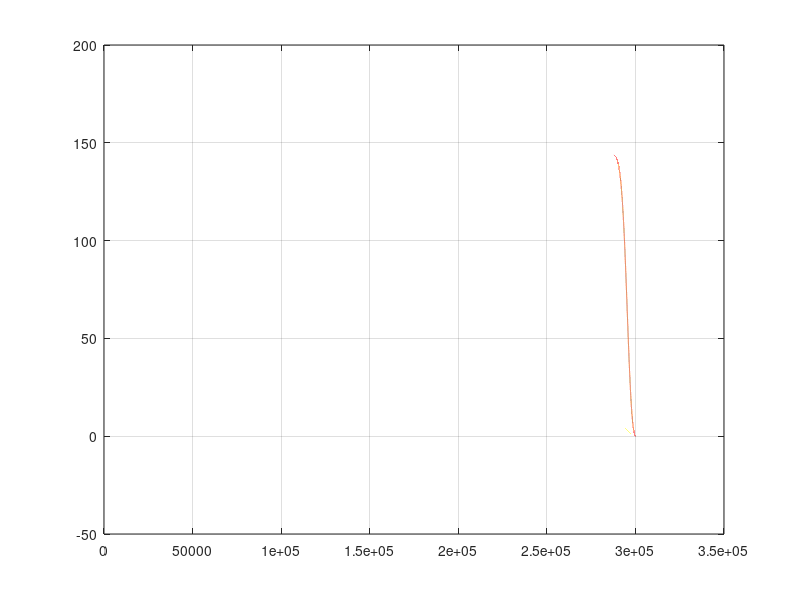

This figure's MATLAB source:
clc; close all; clear all;

A = [-0.313, 56.7 0; -0.0139 -0.426 0; 0 56.7 0];
B = [0.232; 0.0203; 0];
Q = diag([1 1 30]);
R = 1;

K = lqr(A,B,Q,R)

C = [0 0 1];

% asta e fara efect integrator
N = -inv(C*inv(A-B*K)*B)

%% cand introduc efectul integrator calculez A extins si B extins (vezi lab la pagina 4)
clc;
C = [0 0 1];
Ae = [A zeros(3,1); -C 0];
Be = [B;0];
Q = diag([1 1 1 30]);
R = 1;

K = lqr(Ae,Be,Q,R)
Kz = K(4)
Kx = K(1:3)
% K o sa aiba 4 valori: 3 se vor folosi pentru Kx din simulink si a 4-a
% valoare va fi Kz din simulink

%% cerinta 3 cu impunere de poli
clc;
A = [-0.313, 56.7 0; -0.0139 -0.426 0; 0 56.7 0];
B = [0.232; 0.0203; 0];
Q = diag([1 1 30]);
R = 1;

K = lqr(A,B,Q,R)

C = [0 0 1];

N = -inv(C*inv(A-B*K)*B);

poli = eig(A-B*K)
poli = real(poli)*5 + imag(poli)*i;
L = place(A',C',poli)
%%
% S aleg eu cum vreau diferita de 0 daca se poate, nu prea influenteaza de
% exemplu eye(3)

S = eye(3);


P = S;
dt = 0.0001;
t = 0:dt:30;
N = length(t);

for k=N:-1:2
    P = P + dt*(A'*P+P*A+Q-P*B*inv(R)*B'*P);
    K(k,:) = inv(R)*B'*P;
end

plot(K); grid;

K1 = lqr(A,B,Q,R)

% valorile de la K1 sunt exact cele ce le vedem in plotul de mai sus









